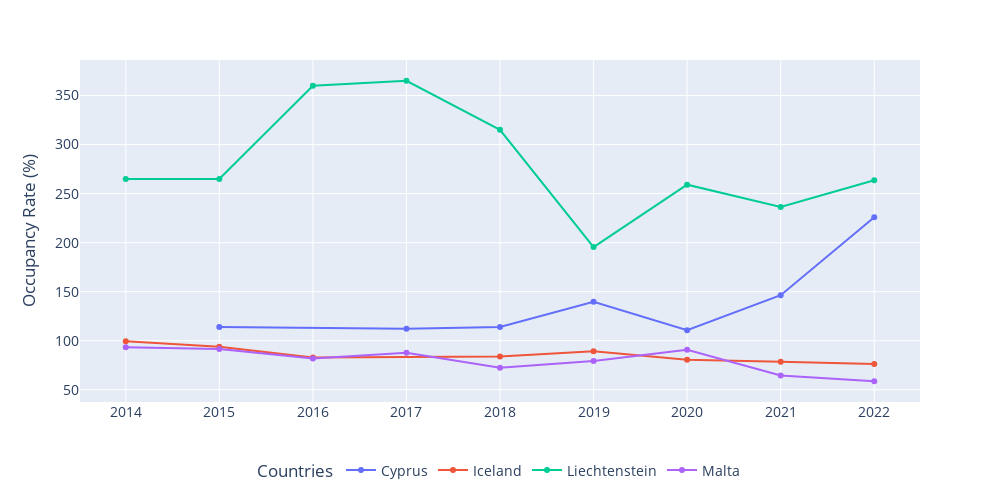

Write notebook code for a chart like this one.
### Code cell
# Only HTML export (stable)
fig.write_html(DATA_DIR / "mini_countries_trend_2022.html")
print("✅ HTML saved")

fig.show()
print("✅ Chart displayed (use browser screenshot for PDF)")

### Figure 1 — Plotly figure (JSON) as saved in the notebook; plotly's stock layout.template omitted (floating-point values rounded to 4 significant figures)
{"data": [{"hovertemplate": "geo=Cyprus<br>Year=%{x}<br>Occupancy Rate (%)=%{y}<extra></extra>", "legendgroup": "Cyprus", "line": {"color": "#636efa", "dash": "solid"}, "marker": {"symbol": "circle"}, "mode": "lines+markers", "name": "Cyprus", "orientation": "v", "showlegend": true, "type": "scatter", "x": [2015, 2017, 2018, 2019, 2020, 2021, 2022], "xaxis": "x", "y": [114.0, 112.1, 114, 139.8, 110.7, 146.4, 225.9], "yaxis": "y"}, {"hovertemplate": "geo=Iceland<br>Year=%{x}<br>Occupancy Rate (%)=%{y}<extra></extra>", "legendgroup": "Iceland", "line": {"color": "#EF553B", "dash": "solid"}, "marker": {"symbol": "circle"}, "mode": "lines+markers", "name": "Iceland", "orientation": "v", "showlegend": true, "type": "scatter", "x": [2014, 2015, 2016, 2018, 2019, 2020, 2021, 2022], "xaxis": "x", "y": [99.35, 93.92, 82.86, 83.95, 89.27, 80.57, 78.45, 76.24], "yaxis": "y"}, {"hovertemplate": "geo=Liechtenstein<br>Year=%{x}<br>Occupancy Rate (%)=%{y}<extra></extra>", "legendgroup": "Liechtenstein", "line": {"color": "#00cc96", "dash": "solid"}, "marker": {"symbol": "circle"}, "mode": "lines+markers", "name": "Liechtenstein", "orientation": "v", "showlegend": true, "type": "scatter", "x": [2014, 2015, 2016, 2017, 2018, 2019, 2020, 2021, 2022], "xaxis": "x", "y": [265, 265, 360, 365, 315, 195.4, 259.1, 236.4, 263.6], "yaxis": "y"}, {"hovertemplate": "geo=Malta<br>Year=%{x}<br>Occupancy Rate (%)=%{y}<extra></extra>", "legendgroup": "Malta", "line": {"color": "#ab63fa", "dash": "solid"}, "marker": {"symbol": "circle"}, "mode": "lines+markers", "name": "Malta", "orientation": "v", "showlegend": true, "type": "scatter", "x": [2014, 2015, 2016, 2017, 2018, 2019, 2020, 2021, 2022], "xaxis": "x", "y": [93.41, 91.48, 81.93, 87.56, 72.32, 79.2, 90.76, 64.5, 58.72], "yaxis": "y"}], "layout": {"font": {"size": 14}, "height": 500, "legend": {"orientation": "h", "title": {"text": "Countries"}, "tracegroupgap": 0, "x": 0.5, "xanchor": "center", "y": -0.25, "yanchor": "bottom"}, "margin": {"t": 60}, "title": {"font": {"size": 16}}, "width": 1000, "xaxis": {"anchor": "y", "domain": [0, 1], "showticklabels": true, "title": {"text": ""}}, "yaxis": {"anchor": "x", "domain": [0, 1], "title": {"text": "Occupancy Rate (%)"}}}}
